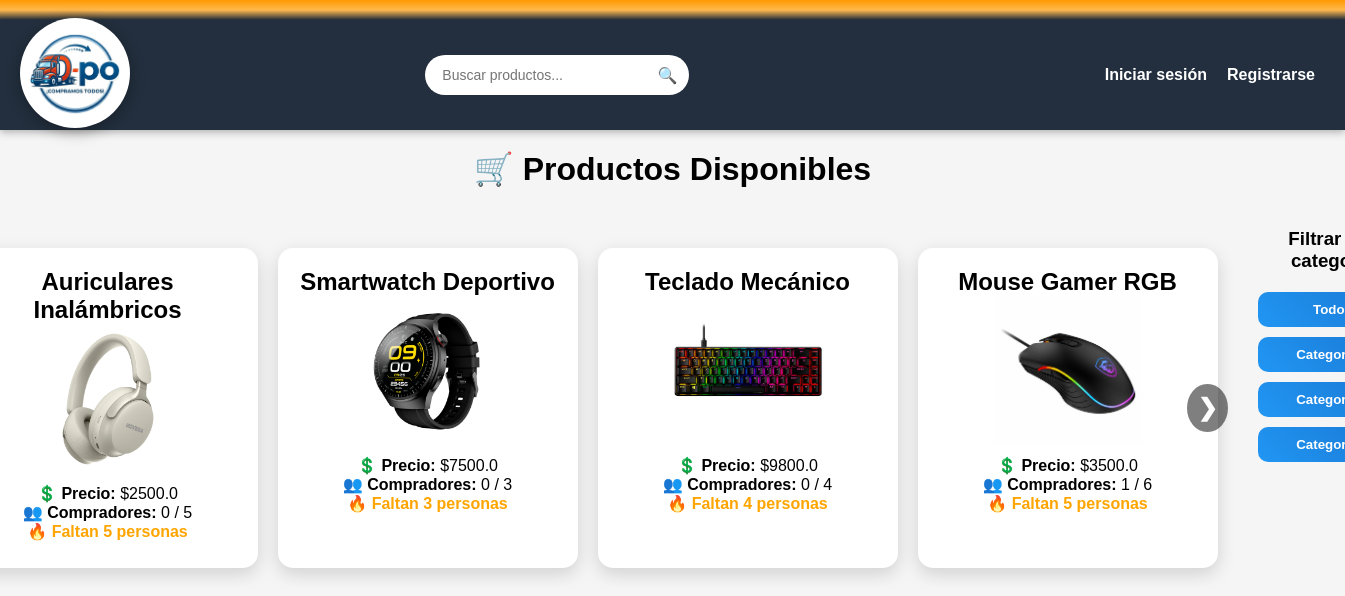
Before: / with the older database file.
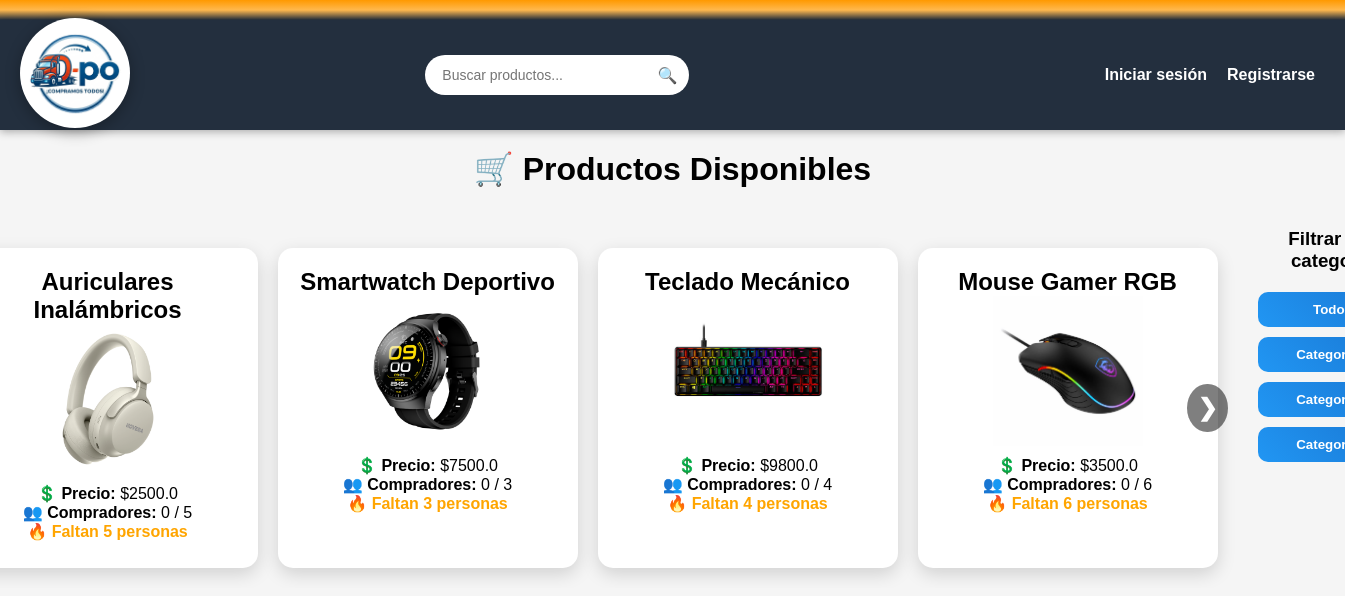
After: the same page with the newer database file.
### tables this page shows
CREATE TABLE productos (
    id INTEGER PRIMARY KEY AUTOINCREMENT,
    nombre TEXT NOT NULL,
    precio REAL NOT NULL,
    stock INTEGER NOT NULL,
    min_compradores INTEGER NOT NULL,
    compradores_actual INTEGER DEFAULT 0,
    descripcion TEXT,
    imagen TEXT
);

### app.py (the view)
@app.route('/')
def home():
    busqueda = request.args.get('q')  # 👈 AGREGAR ESTO
    conn = get_db_connection()
    cursor = conn.cursor()
    if busqueda:
        cursor.execute(
            "SELECT * FROM productos WHERE nombre LIKE ?",
            ('%' + busqueda + '%',)
        )
    else:
        cursor.execute('SELECT * FROM productos')
    productos = cursor.fetchall()
    conn.close()
    productos_final = []
    for p in productos:
        progreso, color = calcular_progreso(p)
        productos_final.append(p + (progreso, color))
    return render_template('index.html', productos=productos_final)

### app.py (called while the page is built)
def get_db_connection():
    conn = sqlite3.connect(db_path)
    return conn

def calcular_progreso(producto):
    min_compradores = producto[4] if producto[4] else 1
    compradores_actual = producto[5] if producto[5] else 0
    progreso = min(100, int((compradores_actual / min_compradores) * 100))
    if progreso < 50:
        color = '#f44336'
    elif progreso < 100:
        color = '#ffeb3b'
    else:
        color = '#4caf50'
    return progreso, color

@app.context_processor
def inject_carrito_count():
    if 'usuario_nombre' in session:
        conn = get_db_connection()
        cursor = conn.cursor()
        cursor.execute(
            "SELECT COUNT(*) FROM carrito WHERE usuario = ?",
            (session['usuario_nombre'],)
        )
        count = cursor.fetchone()[0]
        conn.close()
    else:
        count = 0
    return dict(carrito_count=count)

### templates/index.html (shortened to what this page needs)
<!DOCTYPE html>
<html lang="es">
<head>
    <link rel="stylesheet" href="{{ url_for('static', filename='css/style.css') }}">
</head>
<body class="index-page">
    <div class="top-bar"></div>
    {% include 'navbar.html' %}
    <h1>🛒 Productos Disponibles</h1>
    <div class="productos-filtros-container">
        <div class="carrusel-container">
            <div class="productos-scroll" id="scrollProductos">
                {% for producto in productos %}
                <a href="{{ url_for('detalle_producto', producto_id=producto[0]) }}"
                   class="producto-link" data-categoria="{{ producto[8] }}">
                    <div class="producto">
                        <h2>{{ producto[1] }}</h2>
                        <img src="{{ url_for('static', filename='img/' ~ producto[7]) }}" alt="{{ producto[1] }}">
                        <p><strong>💲 Precio:</strong> ${{ producto[2] }}</p>
                        <p><strong>👥 Compradores:</strong> {{ producto[5] }} / {{ producto[4] }}</p>
                        {% if producto[5] >= producto[4] %}
                            <p class="mensaje-exito">🎉 ¡Compra grupal ACTIVADA!</p>
                        {% else %}
                            <p class="mensaje-alerta">🔥 Faltan {{ producto[4] - producto[5] }} personas</p>
                        {% endif %}
                    </div>
                </a>
                {% endfor %}
            </div>
            <button class="flecha derecha" onclick="scrollProductos(1)">❯</button>
        </div>
        <aside class="filtros-sidebar">
            <h3>Filtrar por categoría</h3>
            <button class="btn btn-volver" onclick="filtrarCategoria('')">Todos</button>
            <button class="btn btn-volver" onclick="filtrarCategoria('Categoría 1')">Categoría 1</button>
            <button class="btn btn-volver" onclick="filtrarCategoria('Categoría 2')">Categoría 2</button>
            <button class="btn btn-volver" onclick="filtrarCategoria('Categoría 3')">Categoría 3</button>
        </aside>
    </div>
</body>
</html>

Changed rows visible on the page:
changed productos "Mouse Gamer RGB": compradores_actual "1" → "0"; producto[4]-producto[5] "5" → "6"
